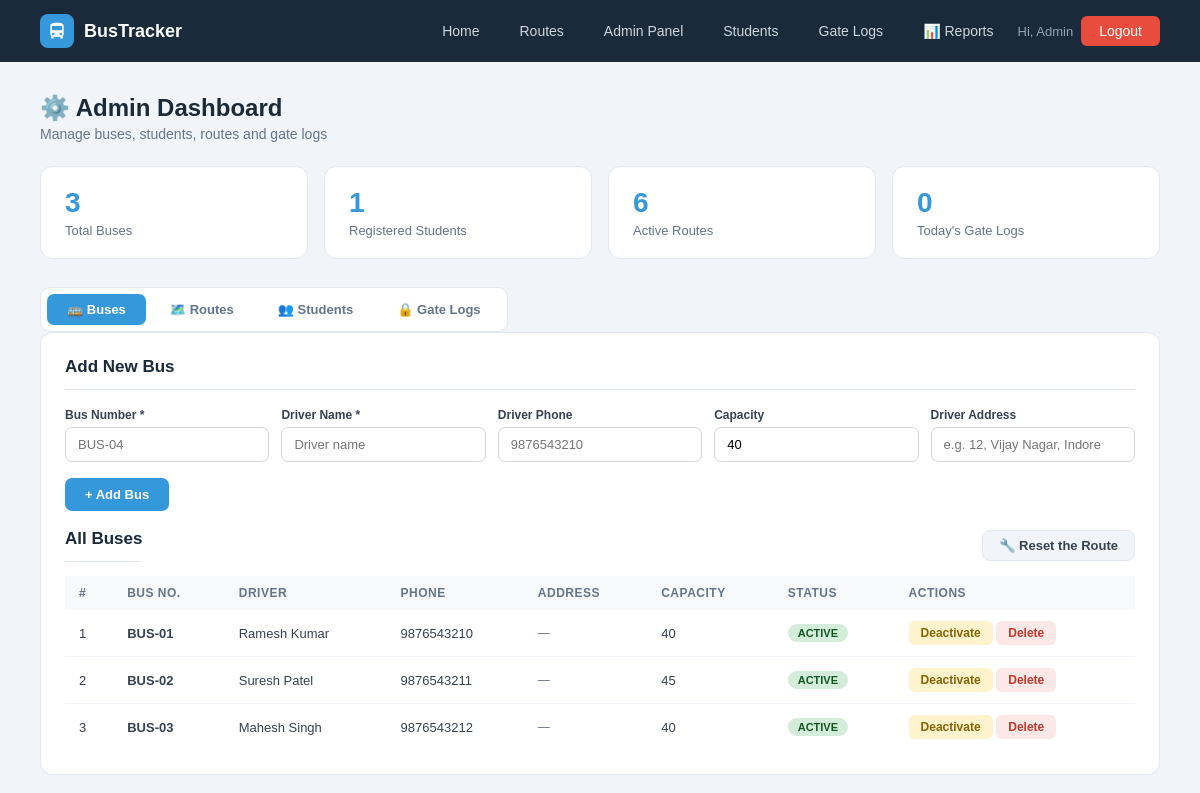
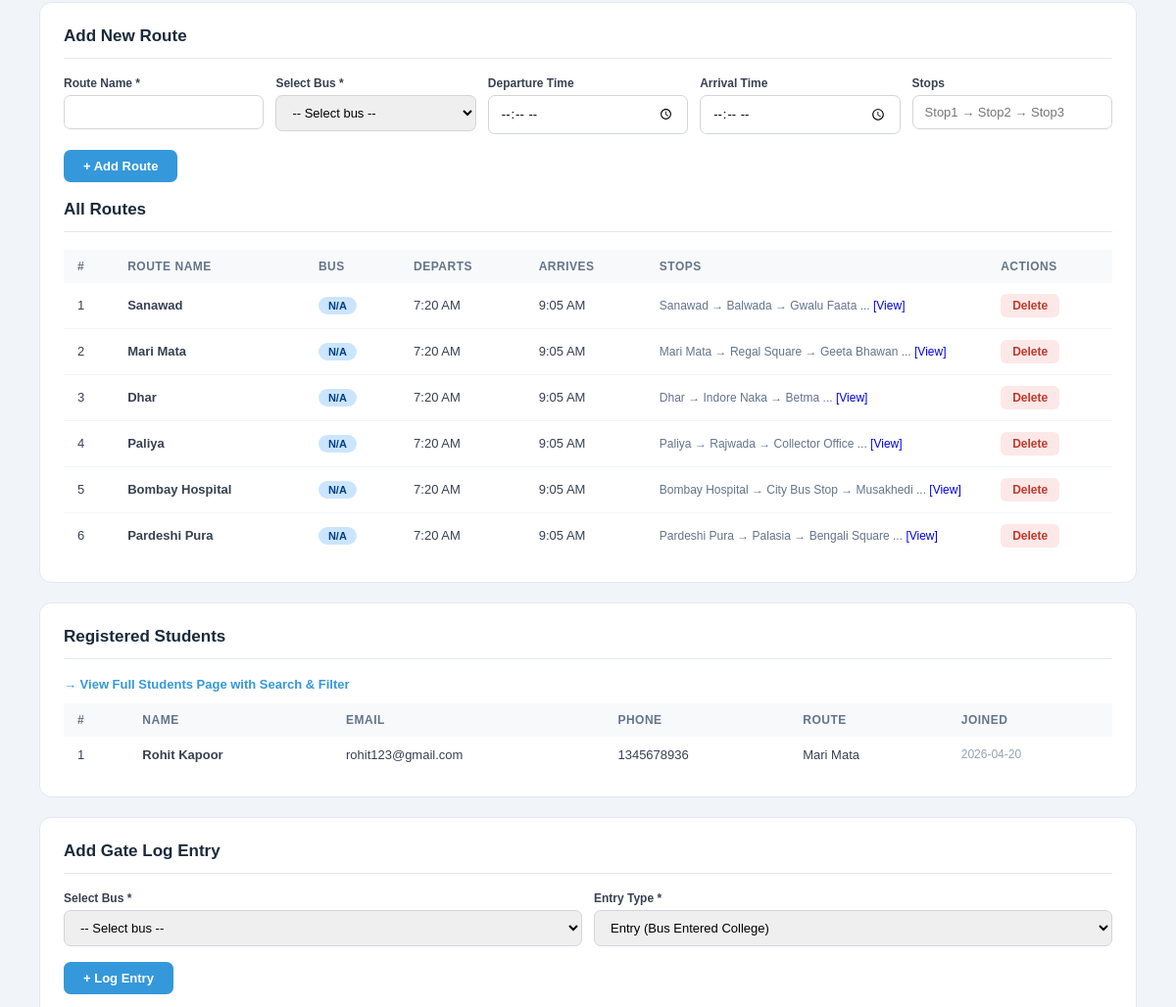
Page /admin (signed in, upper part) on the earlier database version (2 pictures, top to bottom).
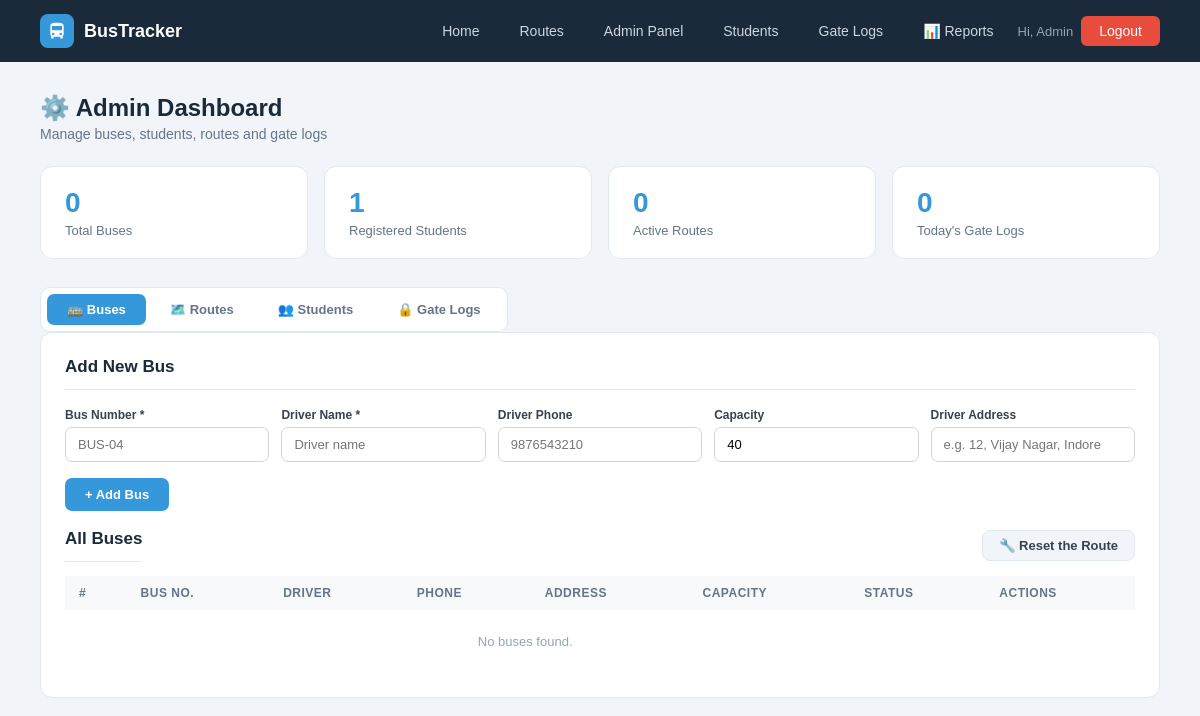
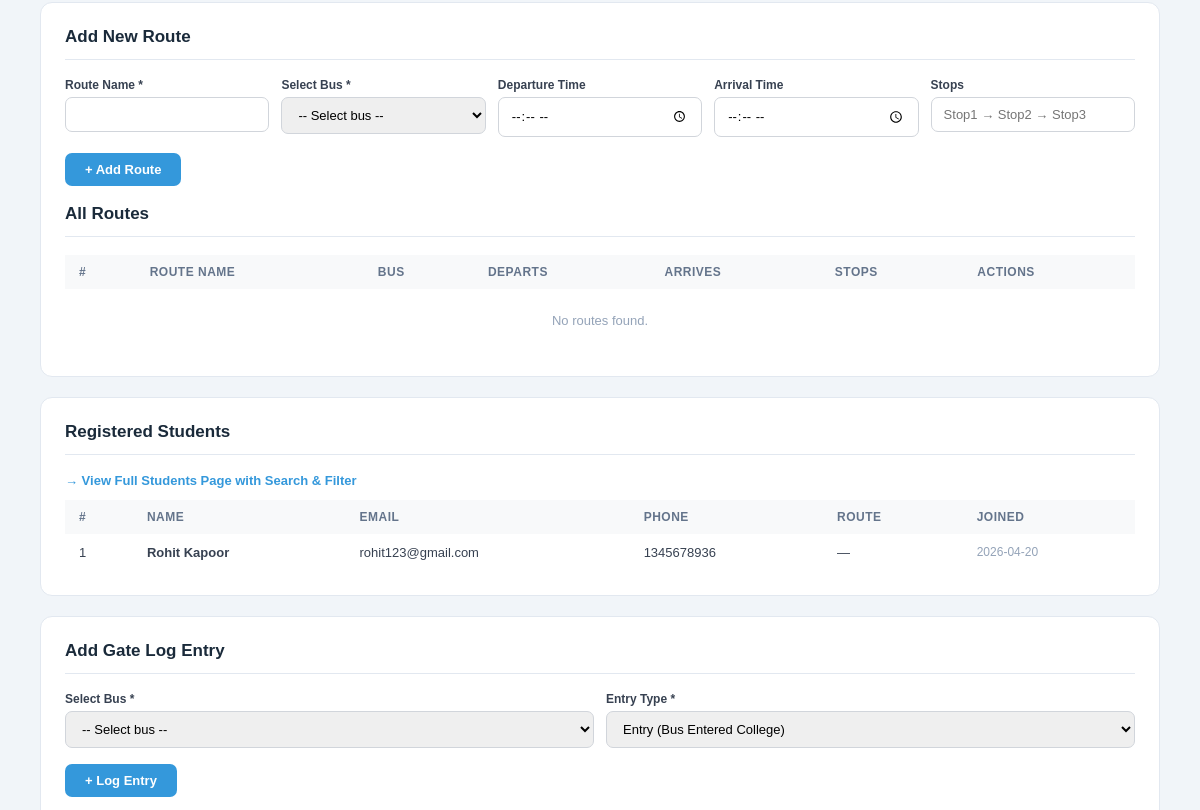
Same page on the later database version (2 pictures, top to bottom).
### tables this page shows
CREATE TABLE buses (
        id INTEGER PRIMARY KEY AUTOINCREMENT,
        bus_number TEXT UNIQUE NOT NULL, driver_name TEXT NOT NULL,
        driver_phone TEXT, capacity INTEGER DEFAULT 40,
        status TEXT DEFAULT 'active',
        current_lat REAL DEFAULT 22.7196, current_lng REAL DEFAULT 75.8577, driver_address TEXT);

CREATE TABLE routes (
        id INTEGER PRIMARY KEY AUTOINCREMENT,
        route_name TEXT NOT NULL, bus_id INTEGER,
        start_point TEXT, end_point TEXT,
        departure_time TEXT, arrival_time TEXT, stops TEXT, original_bus_id INTEGER,
        FOREIGN KEY(bus_id) REFERENCES buses(id));

CREATE TABLE users (
        id INTEGER PRIMARY KEY AUTOINCREMENT,
        name TEXT NOT NULL, email TEXT UNIQUE NOT NULL,
        password TEXT NOT NULL, role TEXT DEFAULT 'student',
        phone TEXT, route_id INTEGER,
        created_at TIMESTAMP DEFAULT CURRENT_TIMESTAMP);

### app.py (the view)
@app.route('/admin')
@admin_required
def admin_dashboard():
    db = get_db()
    buses    = db.execute("SELECT * FROM buses").fetchall()
    students = db.execute('''SELECT u.*,r.route_name FROM users u
                             LEFT JOIN routes r ON u.route_id=r.id
                             WHERE u.role='student' ORDER BY u.created_at DESC''').fetchall()
    routes   = db.execute("SELECT r.*,b.bus_number FROM routes r LEFT JOIN buses b ON r.bus_id=b.id").fetchall()
    logs     = db.execute("SELECT * FROM gate_logs ORDER BY log_time DESC LIMIT 15").fetchall()
    stats = dict(
        total_buses=db.execute("SELECT COUNT(*) FROM buses").fetchone()[0],
        total_students=db.execute("SELECT COUNT(*) FROM users WHERE role='student'").fetchone()[0],
        total_routes=db.execute("SELECT COUNT(*) FROM routes").fetchone()[0],
        today_logs=db.execute("SELECT COUNT(*) FROM gate_logs WHERE DATE(log_time)=DATE('now')").fetchone()[0])
    db.close(); return render_template('admin.html', buses=buses, students=students, routes=routes, logs=logs, stats=stats)

### app.py (called while the page is built, shortened)
def get_db():
    conn = sqlite3.connect(DB)
    conn.row_factory = sqlite3.Row
    return conn

def admin_required(f):
    @wraps(f)
    def dec(*a, **kw):
        if 'admin' not in session:
            flash('Admin access required.', 'error')
            return redirect(url_for('admin_login'))
        return f(*a, **kw)
    return dec

@app.context_processor
def inject_notifications():
    return dict(notifications=[], unread_count=0)

### templates/admin.html (shortened to what the changed rows need)
{% extends "base.html" %}
{% block content %}
<div class="page">
    <div class="page-header">
        <div style="display:flex;gap:12px;align-items:flex-start;flex-wrap:wrap;justify-content:space-between;">
            <div>
                <h1>⚙️ Admin Dashboard</h1>
            </div>
        </div>
    </div>
    <div class="stat-cards">
        <div class="stat-card"><div class="num">{{ stats.total_buses }}</div><div class="lbl">Total Buses</div></div>
        <div class="stat-card"><div class="num">{{ stats.total_routes }}</div><div class="lbl">Active Routes</div></div>
    </div>
    <div class="tab-wrap">
        <div class="tab-contents">
            <div class="panel" id="content-buses">
                <h2>Add New Bus</h2>
                <br>
                <div style="display:flex;align-items:center;justify-content:space-between;margin-bottom:14px;">
                    <h2 style="margin:0;">All Buses</h2>
                </div>
                <table>
                    <thead><tr><th>#</th><th>Bus No.</th><th>Driver</th><th>Phone</th><th>Address</th><th>Capacity</th><th>Status</th><th>Actions</th></tr></thead>
                    <tbody>
                    {% for b in buses %}
                    <tr>
                        <td>{{ loop.index }}</td>
                        <td><b>{{ b.bus_number }}</b></td>
                        <td>{{ b.driver_name }}</td>
                        <td>{{ b.driver_phone or '—' }}</td>
                        <td style="font-size:12px;color:#64748b;max-width:160px;">{{ b.driver_address or '—' }}</td>
                        <td>{{ b.capacity }}</td>
                        <td><span class="badge {{ 'badge-green' if b.status=='active' else 'badge-red' }}">{{ b.status.upper() }}</span></td>
                        <td>
                            {% if b.status == 'active' %}
                            <a href="{{ url_for('bus_status', bid=b.id, status='inactive') }}" class="btn-sm btn-warning">Deactivate</a>
                            {% else %}
                            <a href="{{ url_for('bus_status', bid=b.id, status='active') }}" class="btn-sm btn-success">Activate</a>
                            {% endif %}
                            <a href="{{ url_for('delete_bus', bid=b.id) }}" class="btn-sm btn-danger">Delete</a>
                        </td>
                    </tr>
                    {% else %}
                    <tr><td colspan="7" style="text-align:center;color:#94a3b8;padding:24px">No buses found.</td></tr>
                    {% endfor %}
                    </tbody>
                </table>
            </div>
           <div class="panel" id="content-routes">
             <h2>Add New Route</h2>
            <br>
             <h2>All Routes</h2>
             <table>
                <thead>
                    <tr>
                        <th>#</th>
                        <th>Route Name</th>
                        <th>Bus</th>
                        <th>Departs</th>
                        <th>Arrives</th>
                        <th>Stops</th>
                        <th>Actions</th>
                    </tr>
                </thead>
                <tbody>
                    {% for r in routes %}
                    <tr>
                        <td>{{ loop.index }}</td>
                        <td><b>{{ r.route_name }}</b></td>
                        <td><span class="badge badge-blue">{{ r.bus_number or 'N/A' }}</span></td>
                        <td>
                            {% if r.departure_time %}
                                {{ (r.departure_time[:2]|int % 12 or 12) }}:{{ r.departure_time[3:] }}
                                {{ 'AM' if r.departure_time[:2]|int < 12 else 'PM' }}
                            {% else %}
                                 —
                            {% endif %}
                        </td>
                        <td>
                            {% if r.arrival_time %}
                                {{ (r.arrival_time[:2]|int % 12 or 12) }}:{{ r.arrival_time[3:] }}
                                {{ 'AM' if r.arrival_time[:2]|int < 12 else 'PM' }}
                            {% else %}
                               —
                            {% endif %}
                        </td>
                        <td style="max-width:240px;font-size:12px;color:#64748b">
                        {% if r.stops %}
                        {% set stop_list = r.stops.replace(',','→').split('→') %}
                        {{ stop_list[0].strip() }}
                        {% if stop_list|length > 1 %} → {{ stop_list[1].strip() }}{% endif %}
                        {% if stop_list|length > 2 %} → {{ stop_list[2].strip() }}{% endif %}
                        {% if stop_list|length > 3 %}
                            ...
                            <a href="#" onclick="alert(`{{ r.stops }}`)">[View]</a>
                        {% endif %}
                {% else %}
                    —
                {% endif %}
            </td>
            <td>
                <a href="{{ url_for('delete_route', rid=r.id) }}"
                   onclick="return confirm('Are you sure you want to delete this route?')"
                   class="btn-sm btn-danger">
                   Delete
                </a>
            </td>
        </tr>
        {% else %}
        <tr>
            <td colspan="7" style="text-align:center;color:#94a3b8;padding:24px">
                No routes found.
            </td>
        </tr>
        {% endfor %}
        </tbody>
    </table>
</div>
            <div class="panel" id="content-students">
                <h2>Registered Students</h2>
                <table>
                    <thead><tr><th>#</th><th>Name</th><th>Email</th><th>Phone</th><th>Route</th><th>Joined</th></tr></thead>
                    <tbody>
                    {% for s in students[:10] %}
                    <tr>
                        <td>{{ loop.index }}</td>
                        <td><b>{{ s.name }}</b></td>
                        <td>{{ s.email }}</td>
                        <td>{{ s.phone or '—' }}</td>
                        <td>{{ s.route_name or '—' }}</td>
                        <td style="font-size:12px;color:#94a3b8">{{ s.created_at[:10] if s.created_at else '—' }}</td>
                    </tr>
                    {% else %}
                    <tr><td colspan="6" style="text-align:center;color:#94a3b8;padding:24px">No students registered.</td></tr>
                    {% endfor %}
                    </tbody>
                </table>
            </div>
            <div class="panel" id="content-logs">
                <h2>Add Gate Log Entry</h2>
                <br>
            </div>
        </div>
    </div>
</div>
{% endblock %}

Differences in the rows shown:
removed buses: bus_number "BUS-01", driver_name "Ramesh Kumar", driver_phone "9876543210", driver_address "—", capacity "40", status "ACTIVE"
removed buses: bus_number "BUS-02", driver_name "Suresh Patel", driver_phone "9876543211", driver_address "—", capacity "45", status "ACTIVE"
removed buses: bus_number "BUS-03", driver_name "Mahesh Singh", driver_phone "9876543212", driver_address "—", capacity "40", status "ACTIVE"
removed routes: route_name "Sanawad", bus_number "N/A", (r.departure_time[:2]|int%12or12) "7", departure_time "20", departure_time "AM", (r.arrival_time[:2]|int%12or12) "9", arrival_time "05", arrival_time "AM", stop_list "Sanawad", stop_list "Balwada", stop_list "Gwalu Faata"
removed routes: route_name "Mari Mata", bus_number "N/A", (r.departure_time[:2]|int%12or12) "7", departure_time "20", departure_time "AM", (r.arrival_time[:2]|int%12or12) "9", arrival_time "05", arrival_time "AM", stop_list "Mari Mata", stop_list "Regal Square", stop_list "Geeta Bhawan"
removed routes: route_name "Dhar", bus_number "N/A", (r.departure_time[:2]|int%12or12) "7", departure_time "20", departure_time "AM", (r.arrival_time[:2]|int%12or12) "9", arrival_time "05", arrival_time "AM", stop_list "Dhar", stop_list "Indore Naka", stop_list "Betma"
removed routes: route_name "Paliya", bus_number "N/A", (r.departure_time[:2]|int%12or12) "7", departure_time "20", departure_time "AM", (r.arrival_time[:2]|int%12or12) "9", arrival_time "05", arrival_time "AM", stop_list "Paliya", stop_list "Rajwada", stop_list "Collector Office"
removed routes: route_name "Bombay Hospital", bus_number "N/A", (r.departure_time[:2]|int%12or12) "7", departure_time "20", departure_time "AM", (r.arrival_time[:2]|int%12or12) "9", arrival_time "05", arrival_time "AM", stop_list "Bombay Hospital", stop_list "City Bus Stop", stop_list "Musakhedi"
removed routes: route_name "Pardeshi Pura", bus_number "N/A", (r.departure_time[:2]|int%12or12) "7", departure_time "20", departure_time "AM", (r.arrival_time[:2]|int%12or12) "9", arrival_time "05", arrival_time "AM", stop_list "Pardeshi Pura", stop_list "Palasia", stop_list "Bengali Square"
computed for users "Rohit Kapoor": route_name "Mari Mata" → "—"
Other differences:
{{ stats.total_buses }}: "3" → "0"
{{ stats.total_routes }}: "6" → "0"
text now shown: "No buses found. No routes found."
